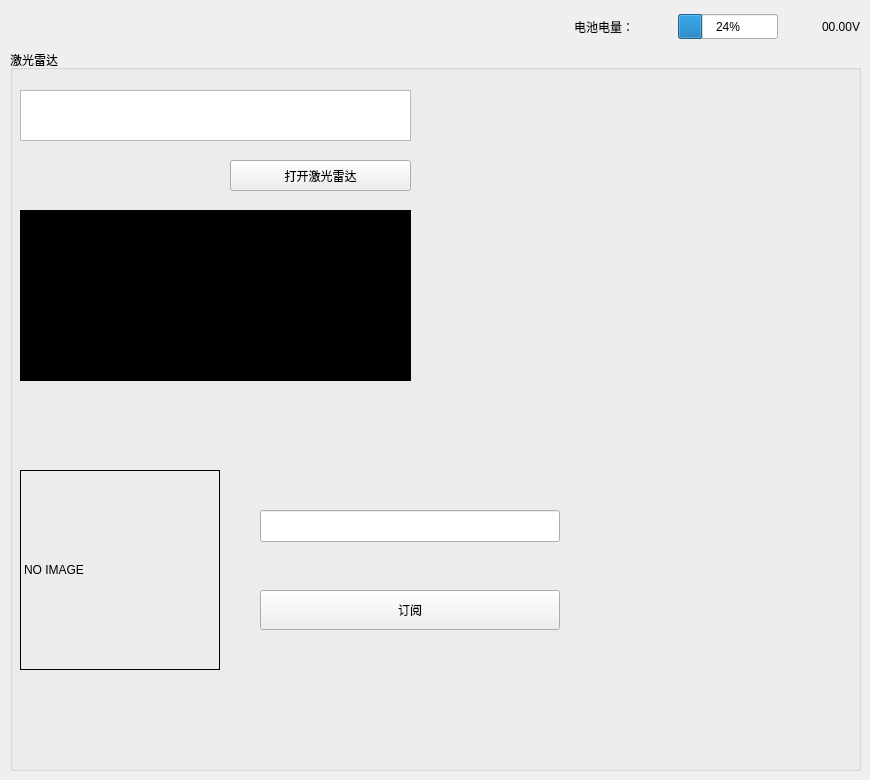
      <widget class="QWidget" name="tab_4">
       <attribute name="title">
        <string>测试</string>
       </attribute>
       <widget class="QWidget" name="layoutWidget">
        <property name="geometry">
         <rect>
          <x>10</x>
          <y>10</y>
          <width>851</width>
          <height>34</height>
         </rect>
        </property>
        <layout class="QHBoxLayout" name="horizontalLayout_10">
         <item>
          <spacer name="horizontalSpacer">
           <property name="orientation">
            <enum>Qt::Horizontal</enum>
           </property>
           <property name="sizeHint" stdset="0">
            <size>
             <width>40</width>
             <height>10</height>
            </size>
           </property>
          </spacer>
         </item>
         <item>
          <widget class="QLabel" name="label_12">
           <property name="sizePolicy">
            <sizepolicy hsizetype="Preferred" vsizetype="Fixed">
             <horstretch>0</horstretch>
             <verstretch>0</verstretch>
            </sizepolicy>
           </property>
           <property name="text">
            <string>电池电量：</string>
           </property>
          </widget>
         </item>
         <item>
          <widget class="QLabel" name="label_13">
           <property name="minimumSize">
            <size>
             <width>32</width>
             <height>32</height>
            </size>
           </property>
           <property name="maximumSize">
            <size>
             <width>32</width>
             <height>32</height>
            </size>
           </property>
           <property name="text">
            <string/>
           </property>
           <property name="pixmap">
            <pixmap>:/images/power.png</pixmap>
           </property>
          </widget>
         </item>
         <item>
          <widget class="QProgressBar" name="progressBar">
           <property name="minimumSize">
            <size>
             <width>100</width>
             <height>25</height>
            </size>
           </property>
           <property name="maximumSize">
            <size>
             <width>100</width>
             <height>25</height>
            </size>
           </property>
           <property name="value">
            <number>24</number>
           </property>
          </widget>
         </item>
         <item>
          <widget class="QLabel" name="label_14">
           <property name="minimumSize">
            <size>
             <width>32</width>
             <height>32</height>
            </size>
           </property>
           <property name="maximumSize">
            <size>
             <width>32</width>
             <height>32</height>
            </size>
           </property>
           <property name="text">
            <string/>
           </property>
           <property name="pixmap">
            <pixmap>:/images/power-v.png</pixmap>
           </property>
          </widget>
         </item>
         <item>
          <widget class="QLabel" name="label_power_val">
           <property name="sizePolicy">
            <sizepolicy hsizetype="Preferred" vsizetype="Fixed">
             <horstretch>0</horstretch>
             <verstretch>0</verstretch>
            </sizepolicy>
           </property>
           <property name="text">
            <string>00.00V</string>
           </property>
          </widget>
         </item>
        </layout>
       </widget>
       <widget class="QGroupBox" name="groupBox_4">
        <property name="geometry">
         <rect>
          <x>10</x>
          <y>50</y>
          <width>851</width>
          <height>721</height>
         </rect>
        </property>
        <property name="sizePolicy">
         <sizepolicy hsizetype="Preferred" vsizetype="Preferred">
          <horstretch>0</horstretch>
          <verstretch>0</verstretch>
         </sizepolicy>
        </property>
        <property name="minimumSize">
         <size>
          <width>0</width>
          <height>0</height>
         </size>
        </property>
        <property name="maximumSize">
         <size>
          <width>16777215</width>
          <height>800</height>
         </size>
        </property>
        <property name="title">
         <string>激光雷达</string>
        </property>
        <widget class="QPushButton" name="laser_btn">
         <property name="geometry">
          <rect>
           <x>220</x>
           <y>110</y>
           <width>181</width>
           <height>31</height>
          </rect>
         </property>
         <property name="text">
          <string>打开激光雷达</string>
         </property>
        </widget>
        <widget class="QTextEdit" name="textEdit_laser_cmd">
         <property name="geometry">
          <rect>
           <x>10</x>
           <y>40</y>
           <width>391</width>
           <height>51</height>
          </rect>
         </property>
        </widget>
        <widget class="QTextEdit" name="textEdit_quick_output">
         <property name="geometry">
          <rect>
           <x>10</x>
           <y>160</y>
           <width>391</width>
           <height>171</height>
          </rect>
         </property>
         <property name="styleSheet">
          <string notr="true">background:rgb(0, 0, 0)
</string>
         </property>
        </widget>
        <widget class="QLabel" name="label_image">
         <property name="geometry">
          <rect>
           <x>10</x>
           <y>420</y>
           <width>200</width>
           <height>200</height>
          </rect>
         </property>
         <property name="sizePolicy">
          <sizepolicy hsizetype="Maximum" vsizetype="Maximum">
           <horstretch>0</horstretch>
           <verstretch>0</verstretch>
          </sizepolicy>
         </property>
         <property name="minimumSize">
          <size>
           <width>200</width>
           <height>200</height>
          </size>
         </property>
         <property name="maximumSize">
          <size>
           <width>200</width>
           <height>200</height>
          </size>
         </property>
         <property name="styleSheet">
          <string notr="true">border:1px solid black</string>
         </property>
         <property name="text">
          <string>NO IMAGE</string>
         </property>
        </widget>
        <widget class="QLineEdit" name="lineEdit_image_topic">
         <property name="geometry">
          <rect>
           <x>250</x>
           <y>460</y>
           <width>300</width>
           <height>32</height>
          </rect>
         </property>
         <property name="sizePolicy">
          <sizepolicy hsizetype="Ignored" vsizetype="Fixed">
           <horstretch>0</horstretch>
           <verstretch>0</verstretch>
          </sizepolicy>
         </property>
         <property name="minimumSize">
          <size>
           <width>300</width>
           <height>0</height>
          </size>
         </property>
         <property name="maximumSize">
          <size>
           <width>300</width>
           <height>16777215</height>
          </size>
         </property>
        </widget>
        <widget class="QPushButton" name="pushButton_sub_image">
         <property name="geometry">
          <rect>
           <x>250</x>
           <y>540</y>
           <width>300</width>
           <height>40</height>
          </rect>
         </property>
         <property name="sizePolicy">
          <sizepolicy hsizetype="Ignored" vsizetype="Fixed">
           <horstretch>0</horstretch>
           <verstretch>0</verstretch>
          </sizepolicy>
         </property>
         <property name="minimumSize">
          <size>
           <width>300</width>
           <height>0</height>
          </size>
         </property>
         <property name="maximumSize">
          <size>
           <width>300</width>
           <height>16777215</height>
          </size>
         </property>
         <property name="text">
          <string>订阅</string>
         </property>
        </widget>
       </widget>
      </widget>
